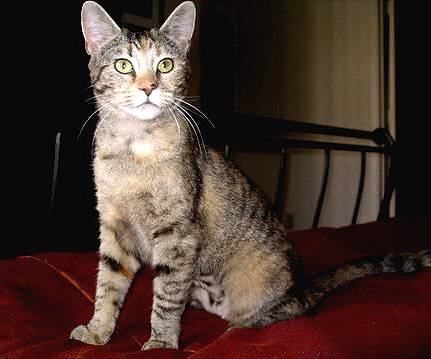
#> input picture cat_dog_100/test/cat/cat.10000.jpg, 431 x 359 px, found by its file name; its folder holds only this picture in this run
$ jupyter execute --allow-errors Clasificacion_final_2.ipynb
#> lines starting #> are read from the running program, lines starting #| are printed output that depends on the picture
[cell 1]
import cv2
import numpy as np
import os
from skimage.feature import hog
from sklearn.svm import SVC
from sklearn.model_selection import GridSearchCV
from sklearn.preprocessing import StandardScaler
from sklearn.metrics import precision_score

[cell 2]
def preprocesar_imagen(ruta_imagen):
#> called with ruta_imagen = 'cat_dog_500/train/cat/cat.10000.jpg'
    imagen = cv2.imread(ruta_imagen, cv2.IMREAD_GRAYSCALE)
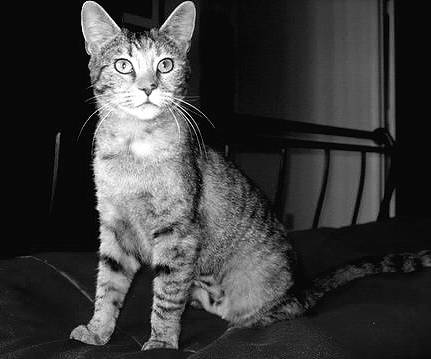
#> imagen: shape (359, 431); min 0, max 255, mean 58.2
    if imagen is None:  # Manejar imágenes no cargadas
        print(f"Error al cargar la imagen: {ruta_imagen}")
        return None
    imagen = cv2.resize(imagen, (128, 128))  # Redimensionar a 128x128
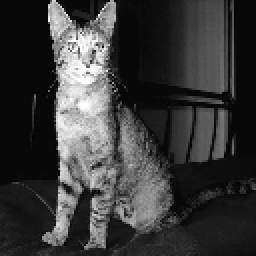
#> imagen: shape (128, 128) (shown 2 times larger); min 0, max 255, mean 58
    imagen = cv2.equalizeHist(imagen)        # Ecualización del histograma
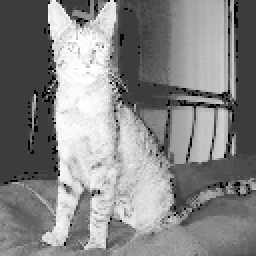
#> imagen: shape (128, 128) (shown 2 times larger); min 0, max 255, mean 134.1
    return imagen

[cell 3]
def extraer_caracteristicas_hog(imagen):
    fd = hog(
        imagen,
        orientations=9,  # Aumentamos el número de orientaciones
        pixels_per_cell=(8, 8),  # Reducimos el tamaño de las celdas para capturar más detalles
        cells_per_block=(2, 2),  # Aumentamos el tamaño del bloque para mejorar la normalización
        visualize=False  # Solo devuelve el descriptor
    )
#> fd = 8100 values, max 1 at index 2191, min 0 at index 0, mean 0.123
    return fd

[cell 4]
def crear_dataset(ruta_imagenes, extractor_caracteristicas):
    X, y = [], []
    for etiqueta, nombre_clase in enumerate(['cat', 'dog']):
        directorio_clase = os.path.join(ruta_imagenes, nombre_clase)
        for nombre_archivo in os.listdir(directorio_clase):
            ruta_imagen = os.path.join(directorio_clase, nombre_archivo)
            imagen = preprocesar_imagen(ruta_imagen)
            if imagen is None:  # Omitir imágenes no válidas
                continue
            caracteristicas = extractor_caracteristicas(imagen)
#> caracteristicas has the same summary as fd in extraer_caracteristicas_hog
            X.append(caracteristicas)
            y.append(etiqueta)
    return np.array(X), np.array(y)
